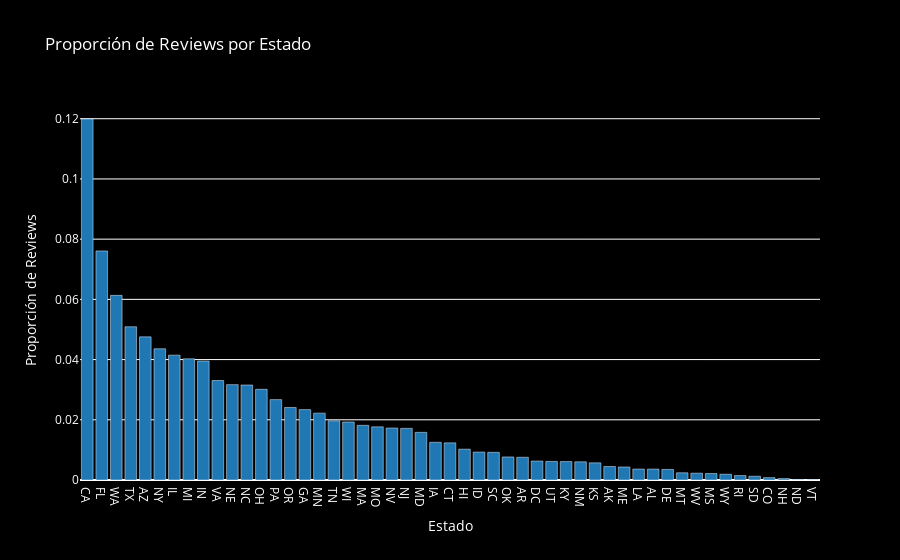

Notebook source saved alongside this figure:
### Markdown cell above
- El gráfico muestra el promedio de reviews por tienda de Starbucks en cada estado. A continuación, algunas conclusiones clave basadas en este hecho:

Variabilidad entre Estados: Existe una variabilidad significativa en el promedio de reviews por tienda entre los diferentes estados. Algunos estados tienen un promedio mucho mayor de reviews por tienda en comparación con otros.

Estados con Mayor Promedio de Reviews por Tienda: Estados como California, Texas y Nueva York parecen tener un mayor promedio de reviews por tienda, lo que podría indicar una mayor actividad de los clientes en términos de dejar opiniones.

Estados con Menor Promedio de Reviews por Tienda: Por otro lado, hay estados con un promedio relativamente bajo de reviews por tienda, lo que podría sugerir una menor participación de los clientes en esos lugares.

Factores Potenciales: Las diferencias en el promedio de reviews por tienda podrían deberse a varios factores, como la densidad de población, la cultura de dejar opiniones en línea, la calidad del servicio, y la cantidad de tiendas en cada estado.

Oportunidades de Mejora: Los estados con un menor promedio de reviews por tienda podrían representar una oportunidad para Starbucks de incentivar a los clientes a dejar más opiniones, lo que podría proporcionar valiosa retroalimentación para mejorar el servicio.

En resumen, el análisis del promedio de reviews por tienda de Starbucks por estado revela patrones interesantes de participación de los clientes que podrían ser útiles para estrategias de marketing y mejora del servicio.

### Code cell
# Este código calcula la proporción de reviews por estado y genera un gráfico de barras con Plotly con fondo negro.

import pandas as pd
import plotly.express as px
from tqdm import tqdm

tqdm.pandas()

# Cargar el DataFrame con los reviews
merged_df = pd.read_parquet('merged_starbucks_reviews_with_state.parquet')

# Contar el número de reviews por estado
conteo_estados = merged_df['state'].value_counts().reset_index()
conteo_estados.columns = ['state', 'num_reviews']

# Calcular las proporciones de reviews por estado
conteo_estados['proportion_reviews'] = conteo_estados['num_reviews'] / conteo_estados['num_reviews'].sum()

# Graficar las proporciones con Plotly
fig = px.bar(conteo_estados, x='state', y='proportion_reviews', title='Proporción de Reviews por Estado', labels={'state': 'Estado', 'proportion_reviews': 'Proporción de Reviews'}, color_discrete_sequence=['#1f77b4'])
fig.update_layout(xaxis={'categoryorder':'total descending'}, plot_bgcolor='black', paper_bgcolor='black', font_color='white')
fig.show()

### Figure 1 — Plotly figure (JSON) as saved in the notebook; plotly's stock layout.template omitted (floating-point values rounded to 4 significant figures)
{"data": [{"alignmentgroup": "True", "hovertemplate": "Estado=%{x}<br>Proporción de Reviews=%{y}<extra></extra>", "legendgroup": "", "marker": {"color": "#1f77b4", "pattern": {"shape": ""}}, "name": "", "offsetgroup": "", "orientation": "v", "showlegend": false, "textposition": "auto", "type": "bar", "x": ["CA", "FL", "WA", "TX", "AZ", "NY", "IL", "MI", "IN", "VA", "NE", "NC", "OH", "PA", "OR", "GA", "MN", "TN", "WI", "MA", "MO", "NV", "NJ", "MD", "IA", "CT", "HI", "ID", "SC", "OK", "AR", "DC", "UT", "KY", "NM", "KS", "AK", "ME", "LA", "AL", "DE", "MT", "WV", "MS", "WY", "RI", "SD", "CO", "NH", "ND", "VT"], "xaxis": "x", "y": [0.1199, 0.07608, 0.06133, 0.0509, 0.04754, 0.04359, 0.04147, 0.04025, 0.03951, 0.03305, 0.03168, 0.03155, 0.03013, 0.0267, 0.02409, 0.02338, 0.02221, 0.01966, 0.01927, 0.01816, 0.01766, 0.01725, 0.01715, 0.01583, 0.01252, 0.01234, 0.01024, 0.00927, 0.009185, 0.007653, 0.007549, 0.00629, 0.006173, 0.006121, 0.006037, 0.005699, 0.004486, 0.00431, 0.003629, 0.003616, 0.003512, 0.002395, 0.002259, 0.002149, 0.001915, 0.001467, 0.001246, 0.0007855, 0.0004739, 0.0001753, 0.0001558], "yaxis": "y"}], "layout": {"barmode": "relative", "font": {"color": "white"}, "legend": {"tracegroupgap": 0}, "paper_bgcolor": "black", "plot_bgcolor": "black", "title": {"text": "Proporción de Reviews por Estado"}, "xaxis": {"anchor": "y", "categoryorder": "total descending", "domain": [0, 1], "title": {"text": "Estado"}}, "yaxis": {"anchor": "x", "domain": [0, 1], "title": {"text": "Proporción de Reviews"}}}}
